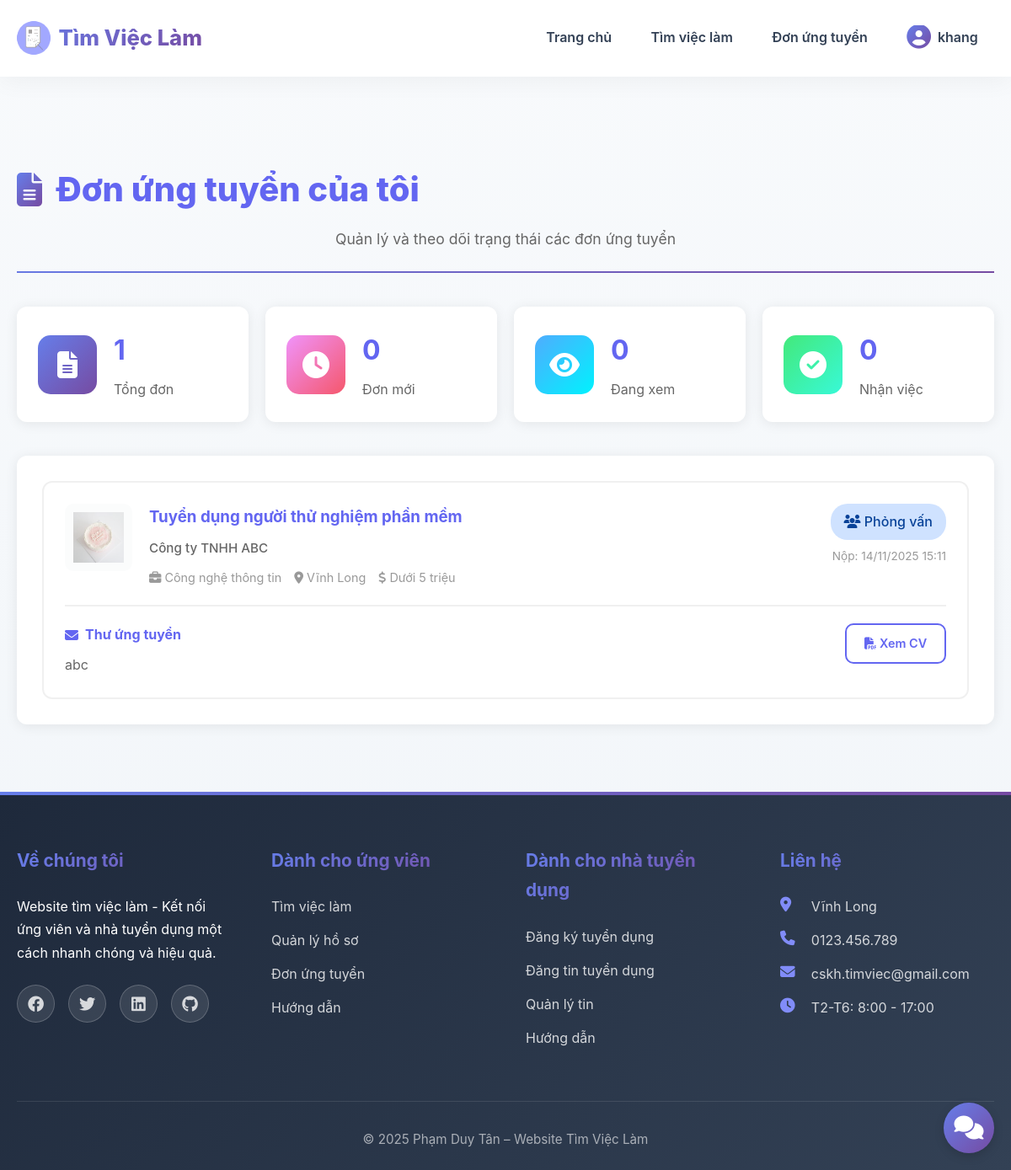
Page /ungvien/donungtuyen (signed in) on the committed database.
### tables this page shows
CREATE TABLE `donungtuyen` (
  `id` int(11) NOT NULL,
  `tintuyendung_id` int(11) NOT NULL,
  `nguoidung_id` int(11) NOT NULL COMMENT 'ID ứng viên',
  `cv_file` varchar(255) NOT NULL,
  `thuungtuyen` text DEFAULT NULL,
  `trangthai` enum('moi','dangxem','phongvan','nhanviec','tuchoi') DEFAULT 'moi',
  `ghichu` text DEFAULT NULL COMMENT 'Ghi chú của nhà tuyển dụng',
  `ngaynop` datetime DEFAULT current_timestamp(),
  `ngaycapnhat` datetime DEFAULT current_timestamp() ON UPDATE current_timestamp()
);

CREATE TABLE `thongtinnhatuyendung` (
  `id` int(11) NOT NULL,
  `nguoidung_id` int(11) NOT NULL,
  `tencongty` varchar(255) NOT NULL,
  `masothue` varchar(50) DEFAULT NULL,
  `diachi_congty` text DEFAULT NULL,
  `website` varchar(255) DEFAULT NULL,
  `logo` varchar(255) DEFAULT NULL,
  `mota` text DEFAULT NULL,
  `quymo` varchar(100) DEFAULT NULL,
  `linhvuc` varchar(255) DEFAULT NULL,
  `email_congty` varchar(255) DEFAULT NULL,
  `lydoyeucau` text DEFAULT NULL COMMENT 'Lý do muốn trở thành nhà tuyển dụng',
  `ngaygui` datetime DEFAULT current_timestamp(),
  `ngaycapnhat` datetime DEFAULT current_timestamp() ON UPDATE current_timestamp()
);

CREATE TABLE `tintuyendung` (
  `id` int(11) NOT NULL,
  `nguoidung_id` int(11) NOT NULL COMMENT 'ID nhà tuyển dụng',
  `tieude` varchar(500) NOT NULL,
  `nganhnghe_id` int(11) NOT NULL,
  `mucluong_id` int(11) DEFAULT NULL,
  `loaicongviec_id` int(11) DEFAULT NULL,
  `tinhthanh_id` int(11) DEFAULT NULL,
  `diachilamviec` text DEFAULT NULL,
  `soluong` int(11) DEFAULT 1,
  `gioitinh_yc` enum('nam','nu','khongphanbiet') DEFAULT 'khongphanbiet',
  `mota` text DEFAULT NULL,
  `yeucau` text DEFAULT NULL,
  `quyenloi` text DEFAULT NULL,
  `ngayhethan` date NOT NULL,
  `trangthai` enum('choduyet','dangmo','hethan','dong','an') DEFAULT 'choduyet',
  `luotxem` int(11) DEFAULT 0,
  `ngaydang` datetime DEFAULT current_timestamp(),
  `ngaycapnhat` datetime DEFAULT current_timestamp() ON UPDATE current_timestamp()
);

CREATE TABLE `nganhnghe` (
  `id` int(11) NOT NULL,
  `tennganh` varchar(255) NOT NULL,
  `mota` text DEFAULT NULL,
  `trangthai` enum('hoatdong','an') DEFAULT 'hoatdong',
  `ngaytao` datetime DEFAULT current_timestamp()
);

CREATE TABLE `tinhthanh` (
  `id` int(11) NOT NULL,
  `tentinh` varchar(255) NOT NULL,
  `trangthai` enum('hoatdong','an') DEFAULT 'hoatdong',
  `ngaytao` datetime DEFAULT current_timestamp()
);

CREATE TABLE `mucluong` (
  `id` int(11) NOT NULL,
  `tenmucluong` varchar(255) NOT NULL,
  `giatri_min` decimal(15,2) DEFAULT NULL,
  `giatri_max` decimal(15,2) DEFAULT NULL,
  `trangthai` enum('hoatdong','an') DEFAULT 'hoatdong',
  `ngaytao` datetime DEFAULT current_timestamp()
);

### app/controllers/UngvienController.php (called while the page is built, shortened)
<?php
class UngvienController extends BaseController {
    private $db;
    public function __construct() {
        $this->db = Database::getInstance()->getConnection();
    }
    public function donungtuyen() {
        $nguoidungId = $_SESSION['nguoidung_id'];
        $sql = "SELECT d.*, t.tieude, t.nganhnghe_id, n.tennganh,
                tt.tentinh, m.tenmucluong, nhatd.tencongty, nhatd.logo
                FROM donungtuyen d
                INNER JOIN tintuyendung t ON d.tintuyendung_id = t.id
                LEFT JOIN nganhnghe n ON t.nganhnghe_id = n.id
                LEFT JOIN tinhthanh tt ON t.tinhthanh_id = tt.id
                LEFT JOIN mucluong m ON t.mucluong_id = m.id
                LEFT JOIN nguoidung nd ON t.nguoidung_id = nd.id
                LEFT JOIN thongtinnhatuyendung nhatd ON nd.id = nhatd.nguoidung_id
                WHERE d.nguoidung_id = :nguoidung_id
                ORDER BY d.ngaynop DESC";
        $stmt = $this->db->prepare($sql);
        $stmt->bindParam(':nguoidung_id', $nguoidungId);
        $stmt->execute();
        $danhSachDon = $stmt->fetchAll(PDO::FETCH_ASSOC);
        $data = [
            'pageTitle' => 'Đơn ứng tuyển của tôi',
            'danhSachDon' => $danhSachDon
        ];
        $this->view('ungvien/donungtuyen', $data);
    }
}
?>

### app/core/Database.php (called while the page is built, shortened)
<?php
class Database {
    private static $instance = null;
    private $connection;
    private function __construct() {
        try {
            $this->connection = new PDO(
                "mysql:host=" . DB_HOST . ";dbname=" . DB_NAME . ";charset=utf8mb4",
                DB_USER,
                DB_PASS,
                [
                    PDO::ATTR_ERRMODE => PDO::ERRMODE_EXCEPTION,
                    PDO::ATTR_DEFAULT_FETCH_MODE => PDO::FETCH_ASSOC,
                    PDO::ATTR_EMULATE_PREPARES => false
                ]
            );
        } catch (PDOException $e) {
            error_log("Database connection failed: " . $e->getMessage());
            if (DEBUG_MODE) {
                die("Lỗi kết nối database: " . $e->getMessage());
            } else {
                die("Không thể kết nối đến cơ sở dữ liệu. Vui lòng thử lại sau.");
            }
        }
    }
    public static function getInstance() {
        if (self::$instance === null) {
            self::$instance = new self();
        }
        return self::$instance;
    }
    public function getConnection() {
        return $this->connection;
    }
}

### app/views/ungvien/donungtuyen.php (the view, shortened to what this page needs)
<?php require_once BASE_PATH . 'app/views/layouts/header.php'; ?>
<div class="container" style="margin-top: 100px;">
    <div class="page-header">
        <h1><i class="fas fa-file-alt"></i> Đơn ứng tuyển của tôi</h1>
        <p>Quản lý và theo dõi trạng thái các đơn ứng tuyển</p>
    </div>
    <div class="stats-grid">
        <?php
        $tongDon = count($danhSachDon);
        $donMoi = 0;
        $dangXem = 0;
        $nhanViec = 0;
        ?>
        <div class="stat-card">
            <div class="stat-icon" style="background: linear-gradient(135deg, #667eea 0%, #764ba2 100%);">
                <i class="fas fa-file-alt"></i>
            </div>
            <div class="stat-info">
                <h3><?php echo $tongDon; ?></h3>
                <p>Tổng đơn</p>
            </div>
        </div>
        <div class="stat-card">
            <div class="stat-icon" style="background: linear-gradient(135deg, #f093fb 0%, #f5576c 100%);">
                <i class="fas fa-clock"></i>
            </div>
            <div class="stat-info">
                <h3><?php echo $donMoi; ?></h3>
                <p>Đơn mới</p>
            </div>
        </div>
        <div class="stat-card">
            <div class="stat-icon" style="background: linear-gradient(135deg, #4facfe 0%, #00f2fe 100%);">
                <i class="fas fa-eye"></i>
            </div>
            <div class="stat-info">
                <h3><?php echo $dangXem; ?></h3>
                <p>Đang xem</p>
            </div>
        </div>
        <div class="stat-card">
            <div class="stat-icon" style="background: linear-gradient(135deg, #43e97b 0%, #38f9d7 100%);">
                <i class="fas fa-check-circle"></i>
            </div>
            <div class="stat-info">
                <h3><?php echo $nhanViec; ?></h3>
                <p>Nhận việc</p>
            </div>
        </div>
    </div>
    <div class="applications-section">
        <?php if (empty($danhSachDon)): ?>
            <div class="empty-state">
                <i class="fas fa-inbox"></i>
                <h3>Chưa có đơn ứng tuyển nào</h3>
                <p>Hãy tìm kiếm công việc phù hợp và bắt đầu ứng tuyển nhé!</p>
                <a href="<?php echo BASE_URL; ?>timkiem" class="btn btn-primary">
                    <i class="fas fa-search"></i> Tìm việc ngay
                </a>
            </div>
        <?php else: ?>
            <div class="applications-list">
                <?php foreach ($danhSachDon as $don): ?>
                    <div class="application-card">
                        <div class="application-header">
                            <div class="company-logo">
                                <?php if ($don['logo']): ?>
                                    <img src="<?php echo BASE_URL . 'uploads/logo/' . htmlspecialchars($don['logo']); ?>"
                                         alt="<?php echo htmlspecialchars($don['tencongty']); ?>">
                                <?php else: ?>
                                    <div class="company-avatar">
                                        <?php echo strtoupper(substr($don['tencongty'], 0, 1)); ?>
                                    </div>
                                <?php endif; ?>
                            </div>
                            <div class="application-info">
                                <h3>
                                    <a href="<?php echo BASE_URL; ?>tintuyendung/chitiet/<?php echo $don['tintuyendung_id']; ?>">
                                        <?php echo htmlspecialchars($don['tieude']); ?>
                                    </a>
                                </h3>
                                <p class="company-name"><?php echo htmlspecialchars($don['tencongty']); ?></p>
                                <div class="job-meta">
                                    <span><i class="fas fa-briefcase"></i> <?php echo htmlspecialchars($don['tennganh']); ?></span>
                                    <span><i class="fas fa-map-marker-alt"></i> <?php echo htmlspecialchars($don['tentinh']); ?></span>
                                    <span><i class="fas fa-dollar-sign"></i> <?php echo htmlspecialchars($don['tenmucluong']); ?></span>
                                </div>
                            </div>
                            <div class="application-status">
                                <?php
                                $statusClass = '';
                                $statusText = '';
                                $statusIcon = '';
                                switch ($don['trangthai']) {
                                    case 'phongvan':
                                        $statusClass = 'status-interview';
                                        $statusText = 'Phỏng vấn';
                                        $statusIcon = 'fa-users';
                                        break;
                                }
                                ?>
                                <span class="status-badge <?php echo $statusClass; ?>">
                                    <i class="fas <?php echo $statusIcon; ?>"></i>
                                    <?php echo $statusText; ?>
                                </span>
                                <small class="apply-date">
                                    Nộp: <?php echo date('d/m/Y H:i', strtotime($don['ngaynop'])); ?>
                                </small>
                            </div>
                        </div>
                        <div class="application-body">
                            <div class="application-letter">
                                <h4><i class="fas fa-envelope"></i> Thư ứng tuyển</h4>
                                <p><?php echo nl2br(htmlspecialchars($don['thuungtuyen'])); ?></p>
                            </div>
                            <div class="application-cv">
                                <?php if ($don['cv_file']): ?>
                                    <a href="<?php echo BASE_URL . 'uploads/cv/' . htmlspecialchars($don['cv_file']); ?>"
                                       class="btn btn-outline btn-sm"
                                       target="_blank" rel="noopener noreferrer">
                                        <i class="fas fa-file-pdf"></i> Xem CV
                                    </a>
                                <?php endif; ?>
                            </div>
                        </div>
                    </div>
                <?php endforeach; ?>
            </div>
        <?php endif; ?>
    </div>
</div>
<?php require_once BASE_PATH . 'app/views/layouts/footer.php'; ?>

### public/css/style.css (style rules this page uses)
* { margin: 0; padding: 0; box-sizing: border-box; }
:root { --primary-color: #6366f1; --primary-light: #818cf8; --primary-dark: #4f46e5; --secondary-color: #8b5cf6; --accent-color: #ec4899; --success-color: #10b981; --danger-color: #ef4444; --warning-color: #f59e0b; --info-color: #06b6d4; --dark-color: #1e293b; --light-color: #f8fafc; --white-color: #ffffff; --border-color: #e2e8f0; --text-color: #334155; --text-light: #64748b; --text-lighter: #94a3b8; --gradient-primary: linear-gradient(135deg, #667eea 0%, #764ba2 100%); --gradient-secondary: linear-gradient(135deg, #f093fb 0%, #f5576c 100%); --gradient-success: linear-gradient(135deg, #4facfe 0%, #00f2fe 100%); --gradient-purple: linear-gradient(135deg, #a8edea 0%, #fed6e3 100%); --gradient-hero: linear-gradient(135deg, #667eea 0%, #764ba2 50%, #f093fb 100%); --shadow-sm: 0 1px 2px 0 rgba(0, 0, 0, 0.05); --shadow: 0 4px 6px -1px rgba(0, 0, 0, 0.1), 0 2px 4px -1px rgba(0, 0, 0, 0.06); --shadow-md: 0 10px 15px -3px rgba(0, 0, 0, 0.1), 0 4px 6px -2px rgba(0, 0, 0, 0.05); --shadow-lg: 0 20px 25px -5px rgba(0, 0, 0, 0.1), 0 10px 10px -5px rgba(0, 0, 0, 0.04); --shadow-xl: 0 25px 50px -12px rgba(0, 0, 0, 0.25); --shadow-color: 0 10px 40px rgba(102, 126, 234, 0.2); --transition: all 0.3s cubic-bezier(0.4, 0, 0.2, 1); --transition-fast: all 0.15s cubic-bezier(0.4, 0, 0.2, 1); --transition-slow: all 0.5s cubic-bezier(0.4, 0, 0.2, 1); --radius-sm: 6px; --radius: 10px; --radius-lg: 16px; --radius-xl: 24px; --radius-full: 9999px; }
body { font-family: 'Inter', 'Segoe UI', -apple-system, BlinkMacSystemFont, sans-serif; line-height: 1.7; color: var(--text-color); background: linear-gradient(to bottom, #f8fafc 0%, #f1f5f9 100%); -webkit-font-smoothing: antialiased; -moz-osx-font-smoothing: grayscale; }
a { text-decoration: none; color: inherit; transition: var(--transition); }
img { max-width: 100%; height: auto; display: block; }
html { scroll-behavior: smooth; }
.container { max-width: 1200px; margin: 0 auto; padding: 0 20px; }
.stats-grid { display: grid; grid-template-columns: repeat(auto-fit, minmax(250px, 1fr)); gap: 2rem; }
.company-name { color: var(--text-light); font-size: 0.95rem; margin-bottom: 1rem; font-weight: 500; }
.btn { display: inline-block; padding: 0.9rem 2rem; border: none; border-radius: var(--radius); font-weight: 600; cursor: pointer; transition: var(--transition); text-align: center; font-size: 1rem; position: relative; overflow: hidden; }
.btn::before { content: ''; position: absolute; top: 50%; left: 50%; width: 0; height: 0; border-radius: 50%; background: rgba(255, 255, 255, 0.2); transform: translate(-50%, -50%); transition: width 0.6s, height 0.6s; }
.btn-outline { background: transparent; border: 2px solid var(--primary-color); color: var(--primary-color); }
.btn-sm { padding: 0.6rem 1.3rem; font-size: 0.9rem; }
.page-header { margin-bottom: 3rem; padding-bottom: 1.5rem; border-bottom: 2px solid; border-image: var(--gradient-primary) 1; }
.page-header h1 { font-size: 2.5rem; font-weight: 800; color: var(--dark-color); margin-bottom: 0.5rem; display: flex; align-items: center; gap: 1rem; }
.page-header h1 i { background: var(--gradient-primary); -webkit-background-clip: text; -webkit-text-fill-color: transparent; background-clip: text; }
.page-header p { color: var(--text-light); font-size: 1.1rem; }
.stat-card { animation: slideUp 0.5s ease; animation-fill-mode: both; }
.stat-card:nth-child(1) { animation-delay: 0.1s; }
.stat-card:nth-child(2) { animation-delay: 0.2s; }
.stat-card:nth-child(3) { animation-delay: 0.3s; }
.stat-card:nth-child(4) { animation-delay: 0.4s; }
img { transition: opacity 0.3s ease; }
img:not(.loaded) { opacity: 0.5; background: linear-gradient(90deg, #f0f0f0 25%, #e0e0e0 50%, #f0f0f0 75%); background-size: 200% 100%; animation: shimmer 1.5s infinite; }

### rows in the picture
donungtuyen: thongtinnhatuyendung.logo (picture), tintuyendung.tieude "Tuyển dụng người thử nghiệm phần mềm", thongtinnhatuyendung.tencongty "Công ty TNHH ABC", nganhnghe.tennganh "Công nghệ thông tin", tinhthanh.tentinh "Vĩnh Long", mucluong.tenmucluong "Dưới 5 triệu", trangthai "Phỏng vấn", ngaynop "14/11/2025 15:11", thuungtuyen "abc"

### other values in the picture
$_SESSION['hoten'] "khang"
$tongDon "1"
$donMoi "0"
$dangXem "0"
$nhanViec "0"
